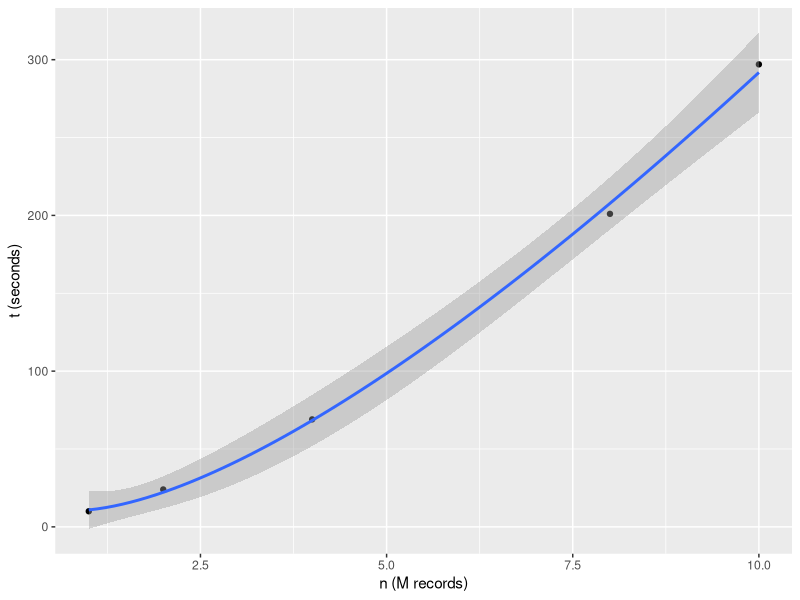

The R script that drew this image:
library(ggplot2)
library(dplyr)

b<-data.frame(n=c(1,2,4,8,10), t=c(10,24,69,201,297))

pdf("sort-bench.pdf", width=6, height=3)

b %>%
	ggplot(aes(x=n, y=t, weight=1/sqrt(t))) + geom_point() +
	xlab("n (M records)") + ylab("t (seconds)") +
	geom_smooth(method="lm", se=TRUE, fullrange=TRUE, level=0.95,
		formula = y ~ x + I(x*log(x)))

dev.off()
